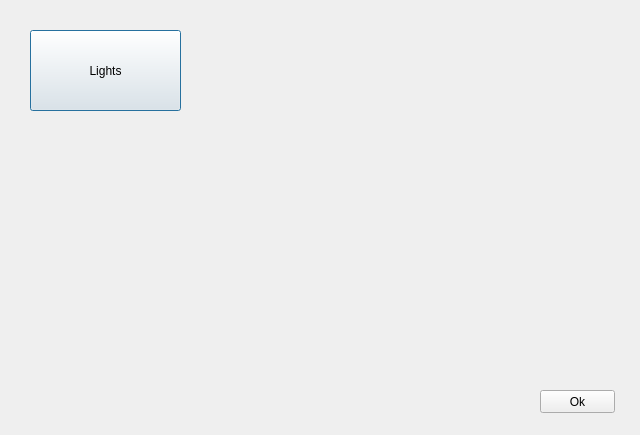
<?xml version="1.0" encoding="UTF-8"?>
<ui version="4.0">
 <class>HSH_Room</class>
 <widget class="QDialog" name="HSH_Room">
  <property name="geometry">
   <rect>
    <x>0</x>
    <y>0</y>
    <width>640</width>
    <height>435</height>
   </rect>
  </property>
  <property name="windowTitle">
   <string>Dialog</string>
  </property>
  <widget class="QWidget" name="widget" native="true">
   <property name="geometry">
    <rect>
     <x>500</x>
     <y>10</y>
     <width>131</width>
     <height>131</height>
    </rect>
   </property>
   <property name="styleSheet">
    <string notr="true">background-image: url(:/images_icons/icons/home.png);</string>
   </property>
  </widget>
  <widget class="QPushButton" name="pushButton">
   <property name="geometry">
    <rect>
     <x>30</x>
     <y>30</y>
     <width>151</width>
     <height>81</height>
    </rect>
   </property>
   <property name="text">
    <string>Lights</string>
   </property>
  </widget>
  <widget class="QPushButton" name="pushButton_2">
   <property name="geometry">
    <rect>
     <x>540</x>
     <y>390</y>
     <width>75</width>
     <height>23</height>
    </rect>
   </property>
   <property name="text">
    <string>Ok</string>
   </property>
  </widget>
 </widget>
 <resources/>
 <connections>
  <connection>
   <sender>pushButton_2</sender>
   <signal>clicked()</signal>
   <receiver>HSH_Room</receiver>
   <slot>close()</slot>
   <hints>
    <hint type="sourcelabel">
     <x>589</x>
     <y>400</y>
    </hint>
    <hint type="destinationlabel">
     <x>497</x>
     <y>402</y>
    </hint>
   </hints>
  </connection>
 </connections>
</ui>
